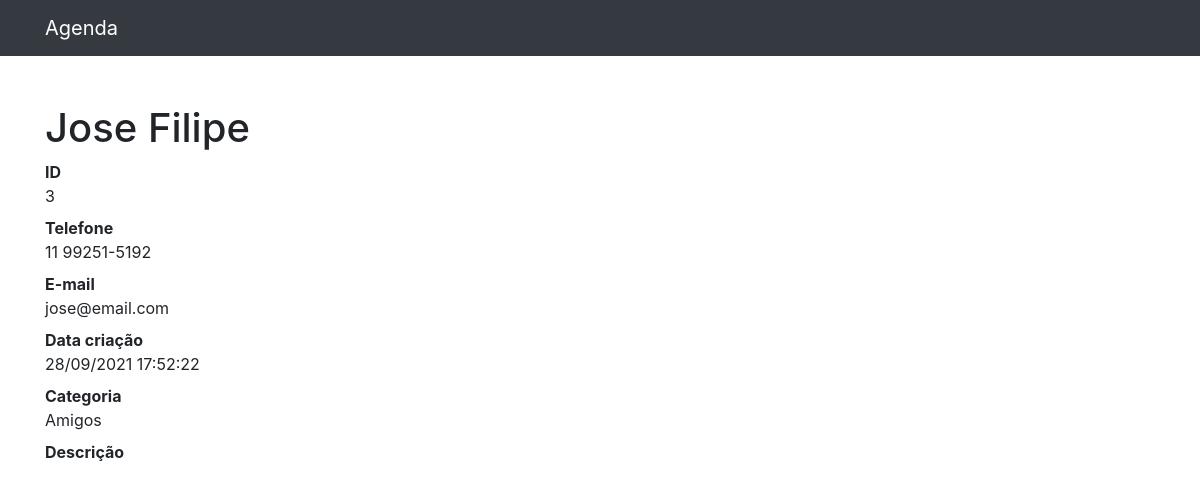
Page /3 on the committed database.
### contatos/models.py (models this page shows, shortened)
class Contato(models.Model):
    nome = models.CharField(max_length=255)
    sobrenome = models.CharField(max_length=255, blank=True)
    telefone = models.CharField(max_length=255)
    email = models.CharField(max_length=255, blank=True)
    data_criacao = models.DateTimeField(default=timezone.now)
    descricao = models.TextField(blank=True)
    categoria = models.ForeignKey(Categoria, on_delete=models.DO_NOTHING)
    mostrar = models.BooleanField(default=True)

class Categoria(models.Model):
    nome = models.CharField(max_length=255)
    def __str__(self):
        return self.nome

### contatos/views.py (the view)
# urls.py: path('<int:contato_id>', views.ver_contato, name='ver_contato'),
def ver_contato(request, contato_id):
    contato = get_object_or_404(Contato, id=contato_id)
    return render(request, 'contatos/ver_contato.html', {
        'contato': contato
    })

### contatos/templates/contatos/ver_contato.html (shortened to what this page needs)
{% extends 'base.html' %}
{%block conteudo%}
    <h1 class="mt-5">{{contato.nome}} {{contato.sobrenome}}</h1>
        <dl>
          <dt>ID</dt>
          <dd>{{contato.id}}</dd>
          <dt>Telefone</dt>
          <dd>{{contato.telefone}}</dd>
          <dt>E-mail</dt>
          <dd>{{contato.email}}</dd>
          <dt>Data criação</dt>
          <dd>{{contato.data_criacao|date:'d/m/Y H:i:s' }}</dd>
          <dt>Categoria</dt>
          <dd>{{contato.categoria}}</dd>
          <dt>Descrição</dt>
        </dl>
{%endblock%}

### rows in the picture
Contato: nome "Jose", sobrenome "Filipe", id "3", telefone "11 99251-5192", email "jose@email.com", data_criacao "28/09/2021 17:52:22", categoria "Amigos"
